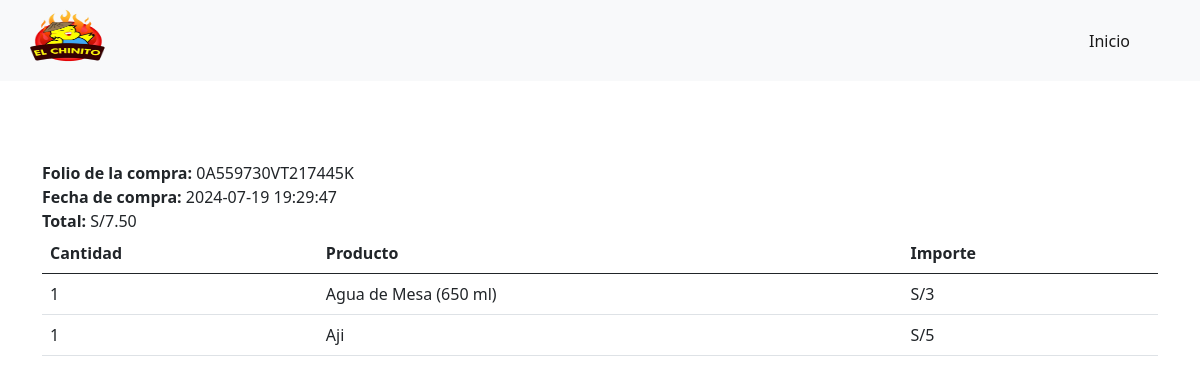
The page /completado.php?key=0A559730VT217445K on the database its author committed.
### tables this page shows
CREATE TABLE `venta` (
  `id` int NOT NULL,
  `id_transaccion` varchar(50) NOT NULL,
  `status` varchar(20) NOT NULL,
  `email` varchar(50) NOT NULL,
  `id_cliente` varchar(50) NOT NULL,
  `total` decimal(10,2) NOT NULL,
  `fecha` datetime NOT NULL,
  `activo` tinyint NOT NULL DEFAULT '1'
);

CREATE TABLE `detalleventa` (
  `id` int NOT NULL,
  `id_venta` int NOT NULL,
  `id_producto` int NOT NULL,
  `nombre` varchar(200) NOT NULL,
  `precio` decimal(10,2) NOT NULL,
  `cantidad` int NOT NULL,
  `activo` tinyint NOT NULL DEFAULT '1'
);

### completado.php (the view, shortened to what this page needs)
<?php
$db = new Database();
$con = $db->conectar();
$id_transaccion= isset($_GET['key']) ? $_GET['key'] : '0';
$error = '';
if($id_transaccion ==  ''){
    $error = 'Error al procesar la petición';
} else{
    $sql = $con->prepare("SELECT count(id) FROM venta WHERE id_transaccion=? AND status=?");
        $sql-> execute([$id_transaccion,'COMPLETED']);
        if($sql ->fetchColumn()>0){
            $sql = $con->prepare("SELECT id,fecha,email,total FROM venta WHERE id_transaccion=? AND status=? LIMIT 1");
            $sql-> execute([$id_transaccion,'COMPLETED']);
            $row = $sql->fetch(PDO::FETCH_ASSOC);
            $idVenta = $row['id'];
            $total = $row['total'];
            $fecha = $row['fecha'];
            $sqlDet = $con-> prepare("SELECT nombre, precio, cantidad FROM detalleventa WHERE id_venta=?");
            $sqlDet-> execute([$idVenta]);
        }else{
            $error = 'Error al comprobar la compra';
        }
}
?>
<!DOCTYPE html>
<html lang="en">
<head>
    <link rel="stylesheet" href="Style.css">
    <link href="https://cdn.jsdelivr.net/npm/bootstrap@5.0.2/dist/css/bootstrap.min.css" rel="stylesheet">
    </head>
        <body>
        <header>
        <nav class="navbar navbar-expand-lg navbar-light bg-light justify-content-center">
            <div class="container-fluid mx-auto">
                <img id="img_ventas" src="Ventas/ventas_img/LogoChinito.png" alt="" class="mx-auto">
                <div class="collapse navbar-collapse menu_responsi" id="navbarNavAltMarkup">
                    <div class="navbar-nav ms-auto menu_list">
                        <a id="sube" class="nav-link active" aria-current="page" href="index.php">Inicio</a>
                    </div>
                </div>
            </div>
        </nav>
    </header>
        <main>
            <div class="container">
                <?php if (strlen($error) > 0) { ?>
                    <div class="row">
                        <div class="col">
                            <?php  echo $error; ?>
                        </div>
                    </div>
                    <?php } else { ?>
                    <div class="row">
                        <div class="col">
                            <b>Folio de la compra: </b><?php echo $id_transaccion; ?> <br>
                            <b>Fecha de compra: </b><?php echo $fecha; ?> <br>
                            <b>Total: </b><?php echo MONEDA . number_format( $total,2,'.',','); ?> <br>
                        </div>
                    </div>
                    <div class="row">
                        <div class="col">
                            <table class=table>
                                <thead>
                                    <tr>
                                        <th>Cantidad</th>
                                        <th>Producto</th>
                                        <th>Importe</th>
                                    </tr>
                                </thead>
                                <tbody>
                                    <?php while($row_det = $sqlDet->fetch(PDO::FETCH_ASSOC)){
                                        $importe = $row_det['precio'] * $row_det['cantidad']; ?>
                                        <tr>
                                            <td><?php echo  $row_det['cantidad']; ?></td>
                                            <td><?php echo  $row_det['nombre']; ?></td>
                                            <td><?php echo MONEDA . number_format($importe); ?></td>
                                        </tr>
                                        <?php } ?>
                                </tbody>
                            </table>
                        </div>
                    </div>
                <?php } ?>
            </div>
        </main>
    </body>
</html>

### Style.css (style rules this page uses)
:root { scroll-behavior: smooth; }
body { font-family: 'Open Sans'; }
#sube { margin-right: 50px; }
#img_ventas { width: 110px; height: 65px; float: left; margin-left: 20px; margin-right: 200px; }
.container { width: 90%; max-width: 1200px; margin: 0 auto; overflow: hidden; padding: 80px 0px; }
@media (min-width:768px) { .container { width: 90%; max-width: 1200px; margin: 0 auto; overflow: hidden; padding: 80px 0px; } }

### rows shown on the page
venta: fecha "2024-07-19 19:29:47", total "7.50"
detalleventa: cantidad "1", nombre "Agua de Mesa (650 ml)", importe "3"
detalleventa: cantidad "1", nombre "Aji", importe "5"

### other values the page prints
$id_transaccion "0A559730VT217445K"
MONEDA "S/"
